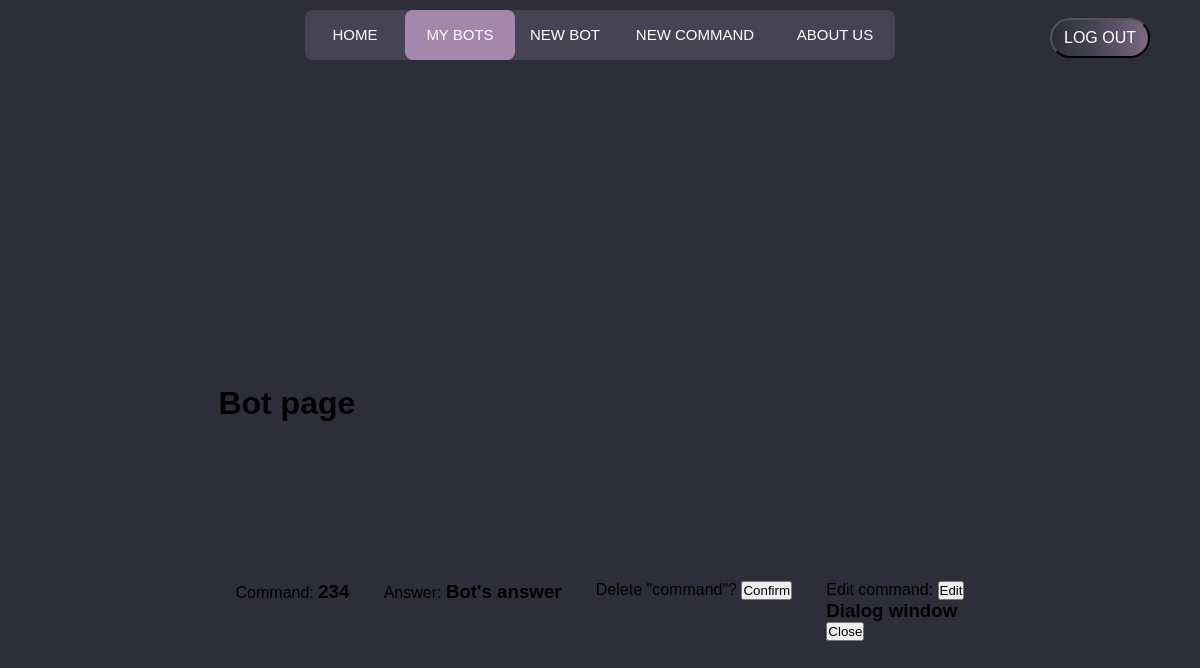
Page /bots/bot/bot/ (signed in) on the committed database.
### constructor/models.py (models this page shows)
class Command(models.Model):
    bot_name = models.CharField('Name', max_length=30) # Будет вылазить выбор всех ботов пользователя
    bot_token = models.CharField('Token', null=True, blank=True, max_length=30)
    type = models.CharField('Type', default='command', max_length=10) # Тип команды бота
    message = models.CharField('', default='Target message', max_length=10) # Команда которая будет писаться через слеш
    answer = models.TextField('Answer', max_length=255) # Ответ на эту команду
    creating_date = models.DateTimeField('Date of changing', null=True, auto_now=True) # Дата изменения бота (создания новой команды)
    def __str__(self):
        return self.type
    class Meta:
        verbose_name = 'Command'
        verbose_name_plural = 'Commands'
        ordering = ['creating_date']

### constructor/views.py (the view)
# urls.py: path('bot/<str:pk>/', BotCommandList.as_view(), name='bot-edit-page'),
class BotCommandList(LoginRequiredMixin, DetailView):
    template_name = 'constructor/bot_edit.html'
    def get(self, request, pk):
        return render(request,
                      self.template_name,
                      context={
                          "commands": Command.objects.all().filter(bot_name=pk)
                      }
                      )

### constructor/templates/constructor/bot_edit.html (shortened to what this page needs)
{% extends 'main/base.html' %}
{% load static %}
{% block links %}
    <link rel="stylesheet" href="{% static 'main/css/index.css' %}">
{% endblock %}
{% block div-animation %}<div class="animation start-bots"></div>{% endblock %}
{% block content %}
    <main>
    <h1>Bot page</h1>
    {% for command in commands %}
        <div style="height: 70px; width: 100%; display: flex; justify-content: space-around">
            <span>
                <p style="display: inline">Command:</p>
                <h3 style="display: inline">{{ command.message }}</h3>
            </span>
            <span>
                <p style="display: inline">Answer:</p>
                <h3 style="display: inline">{{ command.answer }}</h3>
            </span>
            <span>
            <form action="{% url 'command-delete-page' command.id %}" method="post">{% csrf_token %}
                <p style="display: inline">Delete "{{ command }}"?</p>
                <input type="submit" value="Confirm">
            </form>
            </span>
            <span>
                <p style="display: inline">Edit command:</p>
                <button class="button open-button">Edit</button>
                <div class="popup" id="popup-1">
                    <h3>Dialog window</h3>
                    <button class="button close-button">Close</button>
                </div>
            </span>
        </div>
    {% endfor %}
    </main>
{% endblock %}

### main/static/main/css/base.css (style rules this page uses)
* { margin: 0; padding: 0; }
body { font-family: sans-serif; background: #2e2e3b; display: flex; justify-content: center; flex-wrap: wrap; padding-top: 10px; height: 100vh; }
.animation { position: absolute; height: 100%; top: 0; z-index: 0; transition: all .5s ease 0s; border-radius: 8px; }
.start-bots, .header-button:nth-child(2):hover~.animation { width: 110px; left: 100px; background-color: #a488ac }

### main/static/main/css/index.css (style rules this page uses)
main { display: flex; flex-wrap: wrap }

### rows in the picture
Command: message "234", answer "Bot's answer", type "command"
